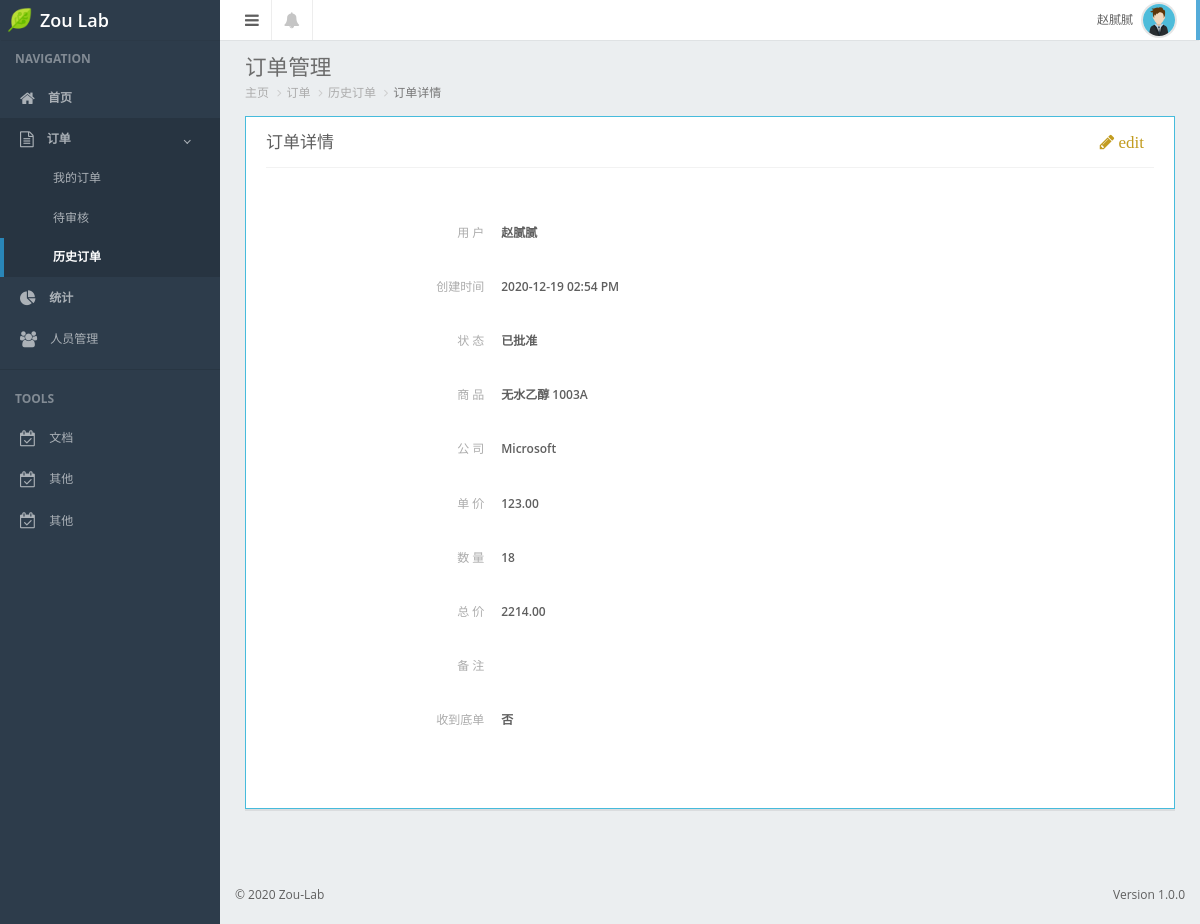
The app's page /order/history/31 (signed in), older data.
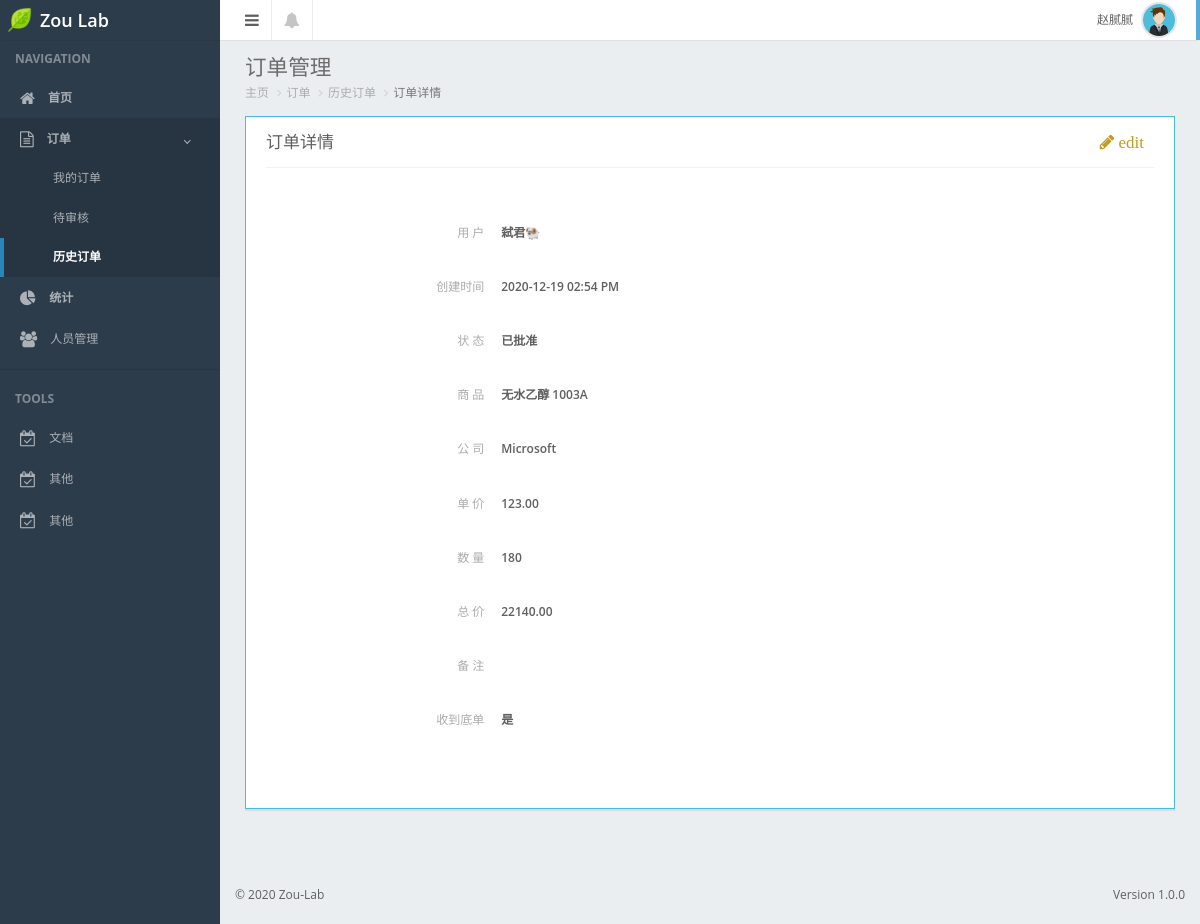
The same page, newer data.
### web/models.py (models this page shows, shortened)
class Order(models.Model):
    objects = models.Manager()
    order_type_choices = (
        (0, "试剂购买"),
        (1, "引物合成"),
        (2, "测序"),
        (3, "其他"),
    )
    order_type = models.SmallIntegerField(choices=order_type_choices, default=0)
    company = models.CharField(max_length=64, blank=True, null=True)
    unit_price = models.DecimalField(max_digits=8, decimal_places=2)
    count = models.IntegerField()
    total_price = models.DecimalField(max_digits=8, decimal_places=2)
    create_date = models.DateTimeField(auto_now_add=True, verbose_name="创建日期")
    checked_date = models.DateTimeField(verbose_name="批准日期", blank=True, null=True)
    status_choices = (
        (0, "未提交"),
        (1, "待审核"),
        (2, "审核未通过"),
        (3, "已批准"),
    )
    status = models.SmallIntegerField(choices=status_choices, verbose_name="订单状态")
    user = models.ForeignKey("UserProfile", on_delete=models.SET_NULL, null=True)
    memo = models.TextField(verbose_name="备注", blank=True, null=True)
    detail = models.ForeignKey("GoodsDetail", on_delete=models.SET_NULL, null=True)
    bill_received = models.BooleanField(default=False)
    review = models.CharField(max_length=128, blank=True, null=True)
    class Meta:
        verbose_name = "订单"
        verbose_name_plural = "订单"

class UserProfile(AbstractBaseUser, PermissionsMixin):
    email = models.EmailField(
        verbose_name='email address',
        max_length=255,
        unique=True,
        null = True,
    )
    name = models.CharField(max_length=64, )
    password = models.CharField(_("password"), max_length=128)
    user_type_choices = (
        (0, "老师"),
        (1, "博士"),
        (2, "硕士"),
        (3, "本科生"),
        (4, "已毕业"),
        (5, "----")
    )
    user_type = models.SmallIntegerField(choices=user_type_choices, verbose_name="用户类型", null=True, default=5)
    stu_number = models.CharField(max_length=16, blank=True, default="---", verbose_name="学号")
    avatar = models.ImageField(verbose_name="头像", upload_to = user_directory_path, blank = True, null = True)
    is_active = models.BooleanField(default=True)
    is_admin = models.BooleanField(default=False)
    objects = MyUserManager()
    USERNAME_FIELD = 'email'
    REQUIRED_FIELDS = ['name']
    def has_perm(self, perm, obj=None):
        if self.is_admin:
            return True
        else:
            user_perms_codename = self.user_permissions.all().values_list("codename")
            return (perm, ) in user_perms_codename
    class Meta:
        verbose_name = "用户信息"
        verbose_name_plural = "用户信息"
        permissions = (
            ("web__check_orders", "审核订单"),
            ("web__edit_history_orders", "修改历史订单"),
            ("web__edit_user_info", "修改用户信息"),
        )

class GoodsDetail(models.Model):
    objects = models.Manager()
    name = models.CharField(max_length=32, verbose_name="名称")
    brand = models.CharField(max_length=32, verbose_name="品牌/型号")
    specification = models.CharField(max_length=32, verbose_name="数量规格", blank=True, null=True)
    CAS_number = models.CharField(max_length=16, verbose_name="CAS号", blank=True, null=True)
    class Meta:
        verbose_name = "商品"
        verbose_name_plural = "商品"
        unique_together = [['name', 'brand']]
    def __str__(self):
        return "%s %s" % (self.name, self.brand)

### web/views.py (the view, shortened to what this page needs)
# urls.py: path("order/history/<int:order_id>", views.history_order_detail, name="history_order_detail"),
@login_required
def history_order_detail(request, order_id):
    order_obj = models.Order.objects.get(id=order_id)
    page_type = "history"
    has_edit_perm = request.user.has_perm("web__edit_history_orders")
    show_edit = True
    editable = False
    goods = None
    if request.GET.get("type", "") and has_edit_perm:
        show_edit = False
        editable = True
        goods = models.GoodsDetail.objects.all()
    return render(request, "web/order_edit.html", {"order_obj": order_obj,
                                                         "editable": editable,
                                                         "page_type": page_type,
                                                         "has_edit_perm": has_edit_perm,
                                                         "show_edit": show_edit,
                                                         "goods": goods,
                                                         })

### web/templatetags/tags.py (called while the page is built)
@register.simple_tag
def get_date(order_obj):
    create_date = order_obj.create_date
    time_toshow = create_date.strftime("%Y-%m-%d  %I:%M %p")
    return time_toshow

### templates/web/order_edit.html (shortened to what the changed rows need)
{% extends "web/index.html" %}
{% load tags %}
{% block content %}
<div class="" id="content-container">
    <div id="page-title">
        <h1 class="page-header text-overflow">订单管理</h1>
    </div>
    <div id="page-content">
        <div class="panel panel-bordered-info">
            <div class="panel-body">
                <form class="form-horizontal order-create">
                    <div class="panel-body">
                        <div class="form-group">
                            <div class="col-sm-4">
                                <label class="order-info text-semibold">{{ order_obj.user.name }}</label>
                            </div>
                        </div>
                                {% get_date order_obj as date %}
                        <div class="form-group">
                            <div class="col-sm-4">
                                <label class="order-info text-semibold">{{ order_obj.get_status_display }}</label>
                            </div>
                        </div>
                        {% if editable %}
                        <div class="form-group">
                            <label for="" class="col-sm-3 control-label text-bold">商&nbsp;品</label>
                            <div class="col-sm-4">
                                <select data-placeholder="----选择已有商品信息----" class="form-control" id="chosen-select" name="detail">
                                    {% for item in goods %}
                                        {% if item.id == order_obj.detail.id %}
                                            <option value="{{ item.id }}" selected>{{ item }}</option>
                                        {% else %}
                                            <option value="{{ item.id }}">{{ item }}</option>
                                        {% endif %}
                                    {% endfor %}
                                </select>
                                <a href="#"><i class="fa fa-md fa-plus" id="add-goods" aria-hidden="true">&nbsp;新建商品</i></a>
                                <span class="help-block detail hide"><small>Here goes your name</small></span>
                            </div>
                        </div>
                        <div class="form-group">
                            <label for="demo-is-inputnormal" class="col-sm-3 control-label text-muted">公&nbsp;司</label>
                            <div class="col-sm-4">
                                <input type="text" name="company" class="form-control" value="{{ order_obj.company }}">
                                <span class="help-block company hide"><small>Here goes your name</small></span>
                            </div>
                        </div>
                        <div class="form-group">
                            <label for="demo-is-inputnormal" class="col-sm-3 control-label text-bold">单&nbsp价</label>
                            <div class="col-sm-1">
                                <input type="number" step="0.01" min="0" name="unit_price" placeholder="" class="form-control" required value="{{ order_obj.unit_price }}">
                                <span class="help-block unit_price hide"><small>Here goes your name</small></span>
                            </div>
                        </div>
                        <div class="form-group">
                            <label for="demo-is-inputnormal" class="col-sm-3 control-label text-bold">数&nbsp量</label>
                            <div class="col-sm-1">
                                <input type="number" name="count" placeholder="" class="form-control" required="" value="{{ order_obj.count }}">
                                <span class="help-block count hide"><small>Here goes your name</small></span>
                            </div>
                        </div>
                        <div class="form-group">
                            <label for="demo-is-inputnormal" class="col-sm-3 control-label text-bold">总&nbsp价</label>
                            <div class="col-sm-1">
                                <input type="number" step="0.01" min="0" name="total_price" placeholder="" class="form-control" required="" value="{{ order_obj.total_price }}">
                                <span class="help-block total_count hide"><small>Here goes your name</small></span>
                            </div>
                            <i class="fa fa-md fa-pencil" id="get-price" aria-hidden="true">&nbsp;计算</i>
                        </div>
                        <div class="form-group">
                            <label for="demo-is-inputnormal" class="col-sm-3 control-label text-muted">备&nbsp注</label>
                            <div class="col-sm-4">
                                <textarea name="memo" cols="40" rows="6" class="form-control vLargeTextField"  id="id_memo">{{ order_obj.memo }}</textarea>
                                <span class="help-block memo hide"><small>Here goes your name</small></span>
                            </div>
                        </div>
                        {%  if page_type == "history" %}
                        <div class="form-group">
                            <label for="demo-is-inputnormal" class="col-sm-3 control-label text-muted">收到底单</label>
                            <div class="col-sm-4">
                                <input type="text" name="bill_received" id="bill_received" class="form-control hide" value="{{ order_obj.bill_received }}">
                                {% if order_obj.bill_received %}
                                    <input id="switch-bill" name="bill_received" type="checkbox" class="" checked />
                                {% else %}
                                    <input id="switch-bill" name="bill_received" type="checkbox" class="" />
                                {% endif %}
                                <span class="help-block bill_received hide"><small>Here goes your name</small></span>
                            </div>
                        </div>
                        {% endif %}
                        {%  if page_type == "history" %}
                        <div class="row">
                            <div class="col-sm-2 col-sm-offset-3">
                                <button class="btn btn-danger btn-rounded btn-labeled fa fa-exclamation-triangle fa-lg" id="hist-order-delete">删&nbsp;&nbsp;除</button>
                            </div>
                            <div class="col-sm-4 col-sm-offset">
                                <button class="btn btn-primary btn-rounded  btn-labeled fa fa-check fa-lg" id="hist-order-submit">保&nbsp;&nbsp;&nbsp;存</button>
                            </div>
                        </div>
                        {% else %}
                        <div class="row">
                            <div class="col-sm-2 col-sm-offset-3">
                                <button class="btn btn-danger btn-rounded btn-labeled fa fa-exclamation-triangle fa-lg" id="order-delete">删&nbsp;&nbsp;除</button>
                            </div>
                            <div class="col-sm-4 col-sm-offset">
                                <button class="btn btn-default btn-rounded  btn-labeled fa fa-save fa-lg" id="order-save">保&nbsp;&nbsp;&nbsp;存</button>
                                <button class="btn btn-primary btn-rounded  btn-labeled fa fa-check fa-lg" id="order-submit">提&nbsp;&nbsp;&nbsp;交</button>
                            </div>
                        </div>
                        {% endif %}
                        {% else %}
                            {% include "web/order_readonly.html" %}
                        {% endif %}
                    </div>
                </form>
            </div>
        </div>
    </div>
</div>
{% endblock %}
{% block css %}
<link href="/static/plugins/switchery/switchery.min.css" rel="stylesheet">
<link rel="stylesheet" href="/static/plugins/chosen/chosen.min.css">
{% endblock %}

### templates/web/order_readonly.html
    <div class="form-group">
        <label for="" class="col-sm-3 control-label text-muted">商&nbsp;品</label>
        <div class="col-sm-4">
            <label class="order-info text-semibold">{{ order_obj.detail }}</label>
        </div>
    </div>
    <div class="form-group">
        <label for="demo-is-inputnormal" class="col-sm-3 control-label text-muted">公&nbsp;司</label>
        <div class="col-sm-4">
            <label class="order-info text-semibold">{{ order_obj.company }}</label>
        </div>
    </div>
    <div class="form-group">
        <label for="demo-is-inputnormal" class="col-sm-3 control-label text-muted">单&nbsp;价</label>
        <div class="col-sm-1">
            <label class="order-info text-semibold">{{ order_obj.unit_price }}</label>
        </div>
    </div>
    <div class="form-group">
        <label for="demo-is-inputnormal" class="col-sm-3 control-label text-muted">数&nbsp;量</label>
        <div class="col-sm-1">
            <label class="order-info text-semibold">{{ order_obj.count }}</label>
        </div>
    </div>
    <div class="form-group">
        <label for="demo-is-inputnormal" class="col-sm-3 control-label text-muted">总&nbsp;价</label>
        <div class="col-sm-1">
            <label class="order-info text-semibold">{{ order_obj.total_price }}</label>
        </div>
    </div>
    <div class="form-group">
        <label for="demo-is-inputnormal" class="col-sm-3 control-label text-muted">备&nbsp;注</label>
        <div class="col-sm-4">
            <label class="order-info text-semibold">{{ order_obj.memo }}</label>
        </div>
    </div>
    {% if order_obj.status == 3 %}
    <div class="form-group">
        <label for="demo-is-inputnormal" class="col-sm-3 control-label text-muted">收到底单</label>
        <div class="col-sm-4">
            {% if order_obj.bill_received %}
                <label class="order-info text-semibold">是</label>
            {% else %}
                <label class="order-info text-semibold">否</label>
            {% endif %}
        </div>
    </div>
    {% endif %}

Row changes from the older to the newer data that the page shows:
changed Order "已批准": user.name "赵腻腻" → "弑君🐏"; count "18" → "180"; total_price "2214.00" → "22140.00"; bill_received False → True (drawn)
Text that changed along with them:
text no longer shown: "否"
text now shown: "是"
